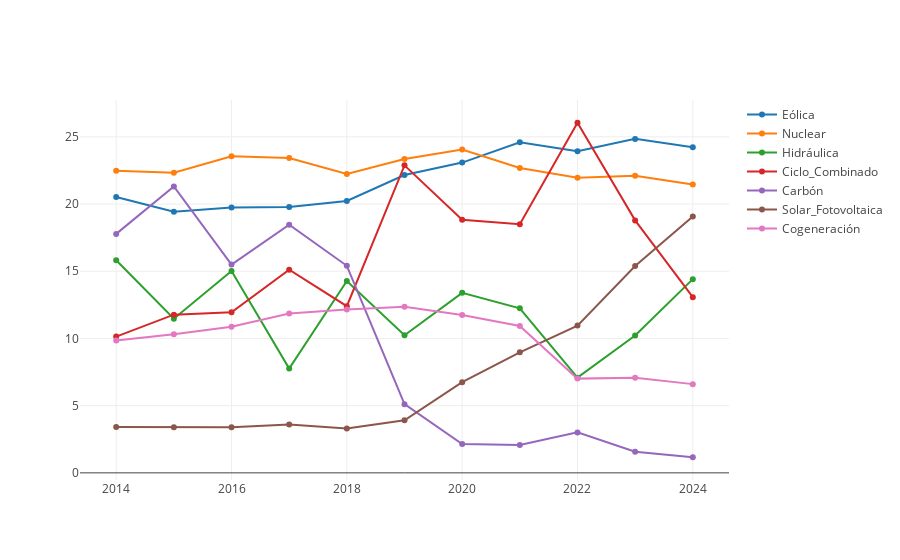

Notebook code for this chart:
### Code cell
def graficarEvolucionPorcentajesAnuales(df: DataFrame): Unit = {
    // Calcular el promedio anual por tipo de energía
    val dfAnual = df
        .groupBy(date_format(col("FechaDia"), "yyyy").as("FechaAnio")) // Agrupar por año
        .agg(
            avg("Eólica_%").as("Promedio_Eólica"),
            avg("Nuclear_%").as("Promedio_Nuclear"),
            avg("Hidráulica_%").as("Promedio_Hidráulica"),
            avg("Ciclo_combinado_%").as("Promedio_Ciclo_Combinado"),
            avg("Carbón_%").as("Promedio_Carbón"),
            avg("Solar_fotovoltaica_%").as("Promedio_Solar_Fotovoltaica"),
            avg("Cogeneración_%").as("Promedio_Cogeneración")
        )
        .orderBy("FechaAnio")

    // Realizar un único `collect` para traer todos los datos al driver
    val datosAnuales = dfAnual.collect()

    // Extraer los años (FechaAnio)
    val anios = datosAnuales.map(row => row.getAs[String]("FechaAnio")).toSeq // Convertir a Seq

    // Filtrar dinámicamente las columnas de tipo de energía
    val energiaColumnas = dfAnual.columns.filter(_.startsWith("Promedio_")) // Filtrar columnas de energías

    // Crear una serie para cada tipo de energía
    val series = energiaColumnas.map { tipo =>
        val valores = datosAnuales.map(row => row.getAs[Double](tipo)).toSeq // Convertir a Seq
        Scatter(anios, valores, name = tipo.replace("Promedio_", "")) // Crear serie eliminando el prefijo
    }.toSeq // Asegurar que `series` sea un `Seq`

    // Graficar todas las series juntas
    plot(series)
}

// Llamar a la función con el DataFrame filtrado
graficarEvolucionPorcentajesAnuales(datosConsulta2)

### Figure 1 — Plotly figure (JSON) as saved in the notebook; plotly's stock layout.template omitted (floating-point values rounded to 4 significant figures)
{"data": [{"name": "Eólica", "type": "scatter", "x": ["2014", "2015", "2016", "2017", "2018", "2019", "2020", "2021", "2022", "2023", "2024"], "y": [20.53, 19.43, 19.74, 19.78, 20.23, 22.16, 23.09, 24.59, 23.94, 24.85, 24.22]}, {"name": "Nuclear", "type": "scatter", "x": ["2014", "2015", "2016", "2017", "2018", "2019", "2020", "2021", "2022", "2023", "2024"], "y": [22.48, 22.33, 23.56, 23.43, 22.24, 23.35, 24.05, 22.69, 21.95, 22.1, 21.46]}, {"name": "Hidráulica", "type": "scatter", "x": ["2014", "2015", "2016", "2017", "2018", "2019", "2020", "2021", "2022", "2023", "2024"], "y": [15.82, 11.47, 15.01, 7.755, 14.28, 10.23, 13.4, 12.24, 7.082, 10.22, 14.41]}, {"name": "Ciclo_Combinado", "type": "scatter", "x": ["2014", "2015", "2016", "2017", "2018", "2019", "2020", "2021", "2022", "2023", "2024"], "y": [10.14, 11.77, 11.95, 15.11, 12.4, 22.88, 18.83, 18.5, 26.05, 18.79, 13.07]}, {"name": "Carbón", "type": "scatter", "x": ["2014", "2015", "2016", "2017", "2018", "2019", "2020", "2021", "2022", "2023", "2024"], "y": [17.78, 21.31, 15.5, 18.47, 15.41, 5.113, 2.149, 2.072, 3.01, 1.577, 1.161]}, {"name": "Solar_Fotovoltaica", "type": "scatter", "x": ["2014", "2015", "2016", "2017", "2018", "2019", "2020", "2021", "2022", "2023", "2024"], "y": [3.413, 3.39, 3.387, 3.603, 3.299, 3.909, 6.749, 8.967, 10.96, 15.39, 19.08]}, {"name": "Cogeneración", "type": "scatter", "x": ["2014", "2015", "2016", "2017", "2018", "2019", "2020", "2021", "2022", "2023", "2024"], "y": [9.846, 10.31, 10.86, 11.86, 12.15, 12.36, 11.74, 10.93, 7.011, 7.081, 6.601]}], "layout": {"autosize": true, "xaxis": {"autorange": true, "range": [2013.0, 2025.0], "type": "linear"}, "yaxis": {"autorange": true, "range": [-0.6626, 27.87], "type": "linear"}}}
